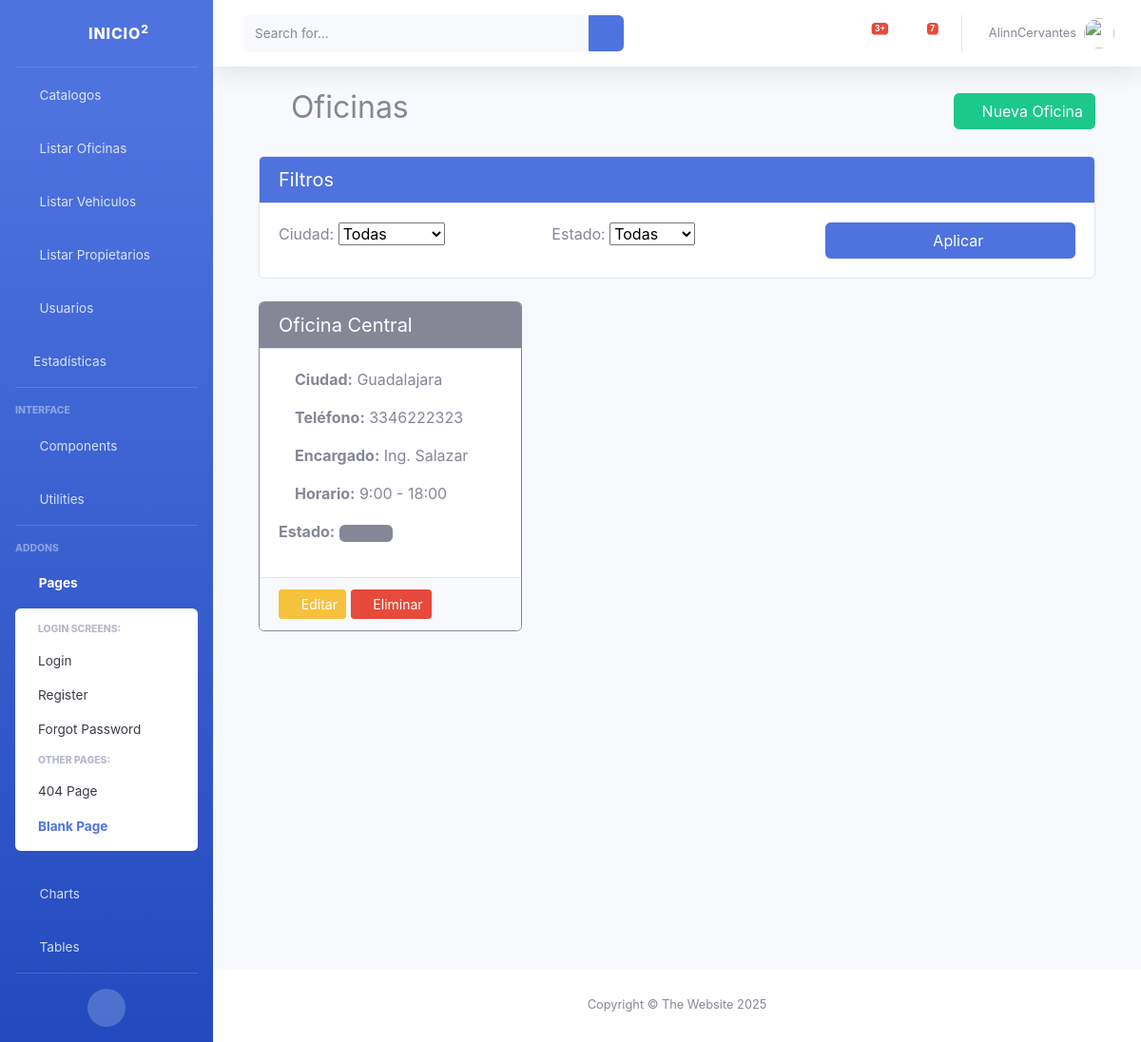
Page /catalogos/oficinas/listar on the committed database.
### catalogos/models.py (models this page shows, shortened)
class Oficina(models.Model):
    nombre = models.CharField(max_length=40)
    ciudad = models.CharField(max_length=40)
    telefono = models.CharField(max_length=10)
    encargado = models.CharField(max_length=50, blank=True, verbose_name="Nombre del Encargado") #Añadido
    horario = models.CharField(max_length=50, blank=True, default='9:00 - 18:00', verbose_name="Horario de Atención") #Añadido
    activo = models.BooleanField(default=True, verbose_name="¿Oficina Activa?") #Añadido

### catalogos/views.py (the view)
# urls.py: path('oficinas/listar',views.oficinaListar, name='oficinasListar'),
def oficinaListar(request):
    oficinas = Oficina.objects.all()
    ciudad = request.GET.get('ciudad', '')
    if ciudad:
        oficinas = oficinas.filter(ciudad=ciudad)
    activa = request.GET.get('activa', '')
    if activa == 'true':
        oficinas = oficinas.filter(activa=True)
    elif activa == 'false':
        oficinas = oficinas.filter(activa=False)
    ciudades = Oficina.objects.values_list('ciudad', flat=True).distinct()
    return render(request, 'oficinas_listar.html', {
        'oficinas': oficinas,
        'ciudades': ciudades
    })

### catalogos/templates/oficinas_listar.html (shortened to what this page needs)
{% extends 'base.html' %}
{% block contenido %}
<div class="container mt-4">
    <div class="d-flex justify-content-between align-items-center mb-4">
        <h2><i class="fas fa-building"></i> Oficinas</h2>
        <a href="{% url 'oficinasCrear' %}" class="btn btn-success">
            <i class="fas fa-plus-circle"></i> Nueva Oficina
        </a>
    </div>
    <div class="card mb-4">
        <div class="card-header bg-primary text-white">
            <h5 class="mb-0">Filtros</h5>
        </div>
        <div class="card-body">
            <form method="get" class="row g-3">
                <div class="col-md-4">
                    <label>Ciudad:</label>
                    <select name="ciudad" class="form-select">
                        <option value="">Todas</option>
                    </select>
                </div>
                <div class="col-md-4">
                    <label>Estado:</label>
                    <select name="activa" class="form-select">
                        <option value="">Todas</option>
                    </select>
                </div>
                <div class="col-md-4 d-flex align-items-end">
                    <button type="submit" class="btn btn-primary w-100">
                        <i class="fas fa-filter"></i> Aplicar
                    </button>
                </div>
            </form>
        </div>
    </div>
    <div class="row">
        {% for of in oficinas %}
        <div class="col-md-4 mb-4">
            <div class="card h-100 {% if of.activa %}border-success{% else %}border-secondary{% endif %}">
                <div class="card-header {% if of.activa %}bg-success text-white{% else %}bg-secondary text-white{% endif %}">
                    <h5 class="mb-0">{{ of.nombre }}</h5>
                </div>
                <div class="card-body">
                    <p><i class="fas fa-city"></i> <strong>Ciudad:</strong> {{ of.ciudad }}</p>
                    <p><i class="fas fa-phone"></i> <strong>Teléfono:</strong> {{ of.telefono }}</p>
                    <p><i class="fas fa-user-tie"></i> <strong>Encargado:</strong> {{ of.encargado|default:"No asignado" }}</p>
                    <p><i class="fas fa-clock"></i> <strong>Horario:</strong> {{ of.horario }}</p>
                    <p>
                        <strong>Estado:</strong>
                        {% if of.activa %}
                        <span class="badge bg-success">Activa</span>
                        {% else %}
                        <span class="badge bg-secondary">Inactiva</span>
                        {% endif %}
                    </p>
                </div>
                <div class="card-footer">
                    <a href="{% url 'oficinasEditar' of.id %}" class="btn btn-sm btn-warning">
                        <i class="fas fa-edit"></i> Editar
                    </a>
                    <a href="{% url 'oficinasEliminar' of.pk %}" class="btn btn-sm btn-danger float-end">
                        <i class="fas fa-trash"></i> Eliminar
                    </a>
                </div>
            </div>
        </div>
        {% endfor %}
    </div>
</div>
{% endblock %}

### rows in the picture
Oficina: nombre "Oficina Central", ciudad "Guadalajara", telefono "3346222323", encargado "Ing. Salazar", horario "9:00 - 18:00"
